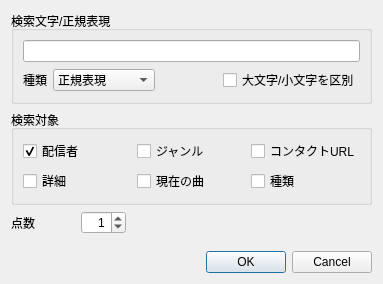
<ui version="4.0" >
 <class>ExpressionDialog</class>
 <widget class="QDialog" name="ExpressionDialog" >
  <property name="geometry" >
   <rect>
    <x>0</x>
    <y>0</y>
    <width>383</width>
    <height>284</height>
   </rect>
  </property>
  <property name="windowTitle" >
   <string>検索条件の編集</string>
  </property>
  <layout class="QVBoxLayout" >
   <item>
    <widget class="QGroupBox" name="patternGroupBox" >
     <property name="title" >
      <string>検索文字/正規表現</string>
     </property>
     <property name="flat" >
      <bool>true</bool>
     </property>
     <layout class="QGridLayout" >
      <item row="0" column="0" colspan="4" >
       <widget class="QLineEdit" name="patternEdit" />
      </item>
      <item row="1" column="1" >
       <widget class="QComboBox" name="matchTypeComboBox" >
        <property name="sizePolicy" >
         <sizepolicy vsizetype="Fixed" hsizetype="Expanding" >
          <horstretch>0</horstretch>
          <verstretch>0</verstretch>
         </sizepolicy>
        </property>
        <item>
         <property name="text" >
          <string>正規表現</string>
         </property>
        </item>
        <item>
         <property name="text" >
          <string>文字列を含む</string>
         </property>
        </item>
        <item>
         <property name="text" >
          <string>前方一致</string>
         </property>
        </item>
        <item>
         <property name="text" >
          <string>完全一致</string>
         </property>
        </item>
       </widget>
      </item>
      <item row="1" column="3" >
       <widget class="QCheckBox" name="matchCaseSensitiveBox" >
        <property name="sizePolicy" >
         <sizepolicy vsizetype="Fixed" hsizetype="Minimum" >
          <horstretch>0</horstretch>
          <verstretch>0</verstretch>
         </sizepolicy>
        </property>
        <property name="text" >
         <string>大文字/小文字を区別</string>
        </property>
       </widget>
      </item>
      <item row="1" column="0" >
       <widget class="QLabel" name="label_2" >
        <property name="sizePolicy" >
         <sizepolicy vsizetype="Preferred" hsizetype="Minimum" >
          <horstretch>0</horstretch>
          <verstretch>0</verstretch>
         </sizepolicy>
        </property>
        <property name="text" >
         <string>種類</string>
        </property>
       </widget>
      </item>
      <item row="1" column="2" >
       <spacer>
        <property name="orientation" >
         <enum>Qt::Horizontal</enum>
        </property>
        <property name="sizeHint" >
         <size>
          <width>40</width>
          <height>20</height>
         </size>
        </property>
       </spacer>
      </item>
     </layout>
    </widget>
   </item>
   <item>
    <widget class="QGroupBox" name="groupBox" >
     <property name="title" >
      <string>検索対象</string>
     </property>
     <property name="flat" >
      <bool>true</bool>
     </property>
     <layout class="QHBoxLayout" >
      <item>
       <layout class="QVBoxLayout" >
        <item>
         <widget class="QCheckBox" name="targetNameBox" >
          <property name="text" >
           <string>配信者</string>
          </property>
          <property name="checked" >
           <bool>true</bool>
          </property>
         </widget>
        </item>
        <item>
         <widget class="QCheckBox" name="targetLongDescriptionBox" >
          <property name="text" >
           <string>詳細</string>
          </property>
         </widget>
        </item>
       </layout>
      </item>
      <item>
       <layout class="QVBoxLayout" >
        <item>
         <widget class="QCheckBox" name="targetGenreBox" >
          <property name="text" >
           <string>ジャンル</string>
          </property>
         </widget>
        </item>
        <item>
         <widget class="QCheckBox" name="targetPlayingBox" >
          <property name="text" >
           <string>現在の曲</string>
          </property>
         </widget>
        </item>
       </layout>
      </item>
      <item>
       <layout class="QVBoxLayout" >
        <item>
         <widget class="QCheckBox" name="targetContactUrlBox" >
          <property name="text" >
           <string>コンタクトURL</string>
          </property>
         </widget>
        </item>
        <item>
         <widget class="QCheckBox" name="targetTypeBox" >
          <property name="text" >
           <string>種類</string>
          </property>
         </widget>
        </item>
       </layout>
      </item>
     </layout>
    </widget>
   </item>
   <item>
    <layout class="QHBoxLayout" >
     <item>
      <widget class="QLabel" name="label" >
       <property name="text" >
        <string>点数</string>
       </property>
      </widget>
     </item>
     <item>
      <spacer>
       <property name="orientation" >
        <enum>Qt::Horizontal</enum>
       </property>
       <property name="sizeType" >
        <enum>QSizePolicy::Maximum</enum>
       </property>
       <property name="sizeHint" >
        <size>
         <width>40</width>
         <height>20</height>
        </size>
       </property>
      </spacer>
     </item>
     <item>
      <widget class="QSpinBox" name="pointSpinBox" >
       <property name="sizePolicy" >
        <sizepolicy vsizetype="Fixed" hsizetype="Maximum" >
         <horstretch>0</horstretch>
         <verstretch>0</verstretch>
        </sizepolicy>
       </property>
       <property name="alignment" >
        <set>Qt::AlignRight|Qt::AlignTrailing|Qt::AlignVCenter</set>
       </property>
       <property name="minimum" >
        <number>-99</number>
       </property>
       <property name="value" >
        <number>1</number>
       </property>
      </widget>
     </item>
     <item>
      <spacer>
       <property name="orientation" >
        <enum>Qt::Horizontal</enum>
       </property>
       <property name="sizeHint" >
        <size>
         <width>40</width>
         <height>20</height>
        </size>
       </property>
      </spacer>
     </item>
    </layout>
   </item>
   <item>
    <spacer>
     <property name="orientation" >
      <enum>Qt::Vertical</enum>
     </property>
     <property name="sizeHint" >
      <size>
       <width>16</width>
       <height>20</height>
      </size>
     </property>
    </spacer>
   </item>
   <item>
    <widget class="QDialogButtonBox" name="buttonBox" >
     <property name="orientation" >
      <enum>Qt::Horizontal</enum>
     </property>
     <property name="standardButtons" >
      <set>QDialogButtonBox::Cancel|QDialogButtonBox::NoButton|QDialogButtonBox::Ok</set>
     </property>
    </widget>
   </item>
  </layout>
 </widget>
 <tabstops>
  <tabstop>patternGroupBox</tabstop>
  <tabstop>patternEdit</tabstop>
  <tabstop>matchTypeComboBox</tabstop>
  <tabstop>matchCaseSensitiveBox</tabstop>
  <tabstop>targetNameBox</tabstop>
  <tabstop>targetLongDescriptionBox</tabstop>
  <tabstop>targetGenreBox</tabstop>
  <tabstop>targetPlayingBox</tabstop>
  <tabstop>targetContactUrlBox</tabstop>
  <tabstop>targetTypeBox</tabstop>
  <tabstop>pointSpinBox</tabstop>
  <tabstop>buttonBox</tabstop>
 </tabstops>
 <resources/>
 <connections>
  <connection>
   <sender>buttonBox</sender>
   <signal>accepted()</signal>
   <receiver>ExpressionDialog</receiver>
   <slot>accept()</slot>
   <hints>
    <hint type="sourcelabel" >
     <x>257</x>
     <y>276</y>
    </hint>
    <hint type="destinationlabel" >
     <x>157</x>
     <y>274</y>
    </hint>
   </hints>
  </connection>
  <connection>
   <sender>buttonBox</sender>
   <signal>rejected()</signal>
   <receiver>ExpressionDialog</receiver>
   <slot>reject()</slot>
   <hints>
    <hint type="sourcelabel" >
     <x>325</x>
     <y>276</y>
    </hint>
    <hint type="destinationlabel" >
     <x>286</x>
     <y>274</y>
    </hint>
   </hints>
  </connection>
  <connection>
   <sender>patternGroupBox</sender>
   <signal>toggled(bool)</signal>
   <receiver>groupBox</receiver>
   <slot>setEnabled(bool)</slot>
   <hints>
    <hint type="sourcelabel" >
     <x>44</x>
     <y>25</y>
    </hint>
    <hint type="destinationlabel" >
     <x>39</x>
     <y>147</y>
    </hint>
   </hints>
  </connection>
  <connection>
   <sender>patternGroupBox</sender>
   <signal>toggled(bool)</signal>
   <receiver>pointSpinBox</receiver>
   <slot>setEnabled(bool)</slot>
   <hints>
    <hint type="sourcelabel" >
     <x>80</x>
     <y>18</y>
    </hint>
    <hint type="destinationlabel" >
     <x>118</x>
     <y>232</y>
    </hint>
   </hints>
  </connection>
  <connection>
   <sender>patternGroupBox</sender>
   <signal>toggled(bool)</signal>
   <receiver>label</receiver>
   <slot>setEnabled(bool)</slot>
   <hints>
    <hint type="sourcelabel" >
     <x>18</x>
     <y>84</y>
    </hint>
    <hint type="destinationlabel" >
     <x>23</x>
     <y>218</y>
    </hint>
   </hints>
  </connection>
 </connections>
</ui>
